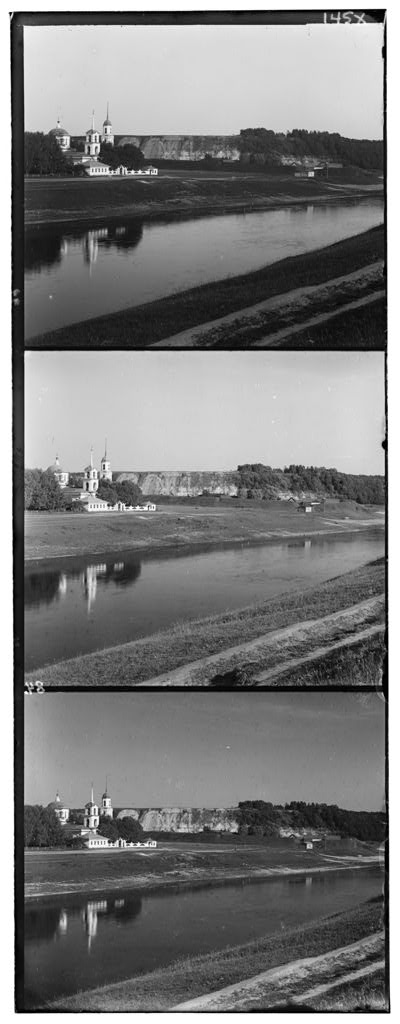
%> input picture images/00125v.jpg, 400 x 1024 px
$ octave demo.m   (GNU Octave 9; MATLAB toolbox functions it lacks are replaced by stand-ins)
%> lines starting %> are read from the running program, lines starting %| are printed output that depends on the picture
### registraImagen.m
function vector_despl=registraImagen(IB,IR,varargin)
% REGISTRAIMAGEN Calcula el vector de desplazamiento entre 2 imágenes.
%   vector_despl=registraImagen(IB,IR,VI) Calcula el vector de
%   desplazamiento entre una imagen tomada como base, IB, y una imagen 'a
%   registrar' IR, usado una ventana inicial de tamaño 2xVI. VI puede ser
%   un valor entero, en cuyo caso la ventana inicial será cuadrada, o un
%   vector que defina una ventana por alto y ancho.
%
%   Antonio J. Moya Díaz
%   5 de Junio de 2013
%   Laboratorio Multimedia, Universidad de Granada


    % Control de parámetros de entrada y ventana inicial
    if isempty(varargin)
        error('Error: No se ha especificado tamaño de ventana inicial');
    % [4 lines of commented-out code are left out]

    elseif size(varargin,1)==1
        % Ventana cuadrada
        dy=varargin{1};
        dx=dy;
    elseif size(varargin,1)==2
        % Ventana rectangular
        dy=varargin{1};
        dx=varargin{2};
    end


    % Niveles de profundidad de la pirámide
    nivel=[4 2 1];
    n_niveles=length(nivel);


    for i=1:1:n_niveles

        % Ventana del nivel. Imponemos un tamaño mínimo de 10.
        venty=max(10,2*abs(dy));
        ventx=max(10,2*abs(dx));

        % Redimensionado de las imágenes dependiente del nivel.
        Bn=imresize(IB,1/nivel(i));
        Rn=imresize(IR,1/nivel(i));

        % Centro de la imagen redimensionada
        cy=floor(size(Bn,1)/2);
        cx=floor(size(Bn,2)/2);

        % Recorte. Conviene que A sea mayor que temp, por eso el x2. Notar
        % que el recorte final es 2 veces el tamaño de la variable definida
        % como 'ventana'.
        temp=Rn(cy-venty:cy+venty,cx-ventx:cx+ventx);
        A=Bn(cy-2*venty:cy+2*venty,cx-2*ventx:cx+2*ventx);


        % Correlación normalizada.
        %   La correlación será una imagen de tamaño size(temp)+size(A).
        %   Vamos a calcular el vector de desplazamiento como la diferencia
        %   entre el máximo obtenido y el centro de la imagen de
        %   correlación. Esto supone un par de problemas o limitaciones:
        %   a) Conviente que la imagen de correlación sea impar en sus 2
        %       dimensiones para poder determinar un centro de forma
        %       unívoca. Esto se consigue cuando las imágenes de entrada,
        %       sus dimensiones tienen la misma paridad dos a dos.
        %   b) Esta dimensión de la correlación podría darnos
        %       desplazamientos mayores de los que, sobre el papel (que no
        %       numéricamente) limitaría el tamaño de nuestra ventana. Es
        %       por ello que si no controlamos ese defecto podemos tener
        %       errores en el cálculo. Así pues acotamos la correlación a
        %       un tamaño que permita como máximo, el máximo desplazamiento
        %       que admite la ventana.
        correlacion=normxcorr2(temp,A);

        % Centro de la correlación
        ky=round(size(correlacion,1)/2);
        kx=round(size(correlacion,2)/2);

        % NCC de Normalized CrossCorrelation será la variable que contendrá
        % nuestra correlación ya acotada.
        ncc=zeros(size(correlacion));
        % Acotamos
        ncc(ky-venty:ky+venty,kx-ventx:kx+ventx)=correlacion(ky-venty:ky+venty,kx-ventx:kx+ventx);


        % Extracción del máximo de la correlación
        [mx,posmx]=max(ncc);
        [~,i2]=max(mx);
        % mx será el máximo de cada fila, por tanto el máximo de éste será
        % el máximo de toda la matriz. Por tanto la posición posmax del
        % máximo de cada fila, será la fila donde esté ese máximo, es decir
        % su valor Y. La posición del máximo de mx en el vector mx será el
        % valor de la columna.
        % Resumiento, el máximo estará localizado en la
        % posición [posmax(i2), i2]

        % Extracción del centro de la correlación
        offsety=round(size(ncc,1)/2);
        offsetx=round(size(ncc,2)/2);

        % Vector de desplazamiento [dy dx]
        dy=posmx(i2)-offsety;
        dx=i2-offsetx;

    end

    % Vector de desplazamiento final
    vector_despl=[dy dx];


end

### recortarBordes.m
function [corteY,corteX]=recortarBordes(Iin)
% RECORTARBORDES Calcula los índices para el recorte de los bordes negros
% de una imagen.
%    [corteY,corteX]=recortarBordes(Iin) toma la imagen Iin y le calcula,
%    de forma eficiente, los índices para el recorte de sus bordes tanto en
%    el eje y, corteY, como en el eje x, corteX
%
%   Antonio J. Moya Díaz
%   4 de Junio de 2013
%   Laboratorio Multimedia, Universidad de Granada


% La idea general será usar histogramas laterales (es decir, suma de los
% valores de filas y columnas) para detectar dónde están los bordes. Con el
% fin de hacer el proceso eficiente, además de redimensionar la imagen,
% tomaremos solo un trozo de ésta. Dicho trozo debe ser lo suficientemente
% grande como para que el histograma sea significativo, por lo que vamos a
% tener hacer una diferencia en las dimensiones de ese recorte.
%   Veamos mejor con un ejemplo. Supongamos que quiero hacer un corte
%   vertical, por lo que calcularé su histograma vertical. Dicho histograma
%   debería coger una porción cercana al borde, para los elementos de la
%   imagen nos afecten lo mínimo al histograma. En cambio, en la dirección
%   horizontal debemos coger un conjunto significativo para el histograma.
% Por ello diferenciamos estas dos dimensiones como se ve más adelante en
% este código.


    % Redimensionamos la imagen de entrada a un cuarto de su tamaño.
    I=imresize(Iin,1/4);

    % Factor de corrección. Los índices calculados serán 1/4 de los índices
    % reales, no obstante se usa un factor mayor que 4 ya que el cálculo de
    % los bordes es una medida, en gran medida, aproximada y será mejor
    % cortar un poco más si queremos olvidarnos de esos bordes molestos.
    cc=5.5;

    % Vectores que contendran los índices de salida.
    corteY=[1 1];
    corteX=[1 1];

    % Creamos los valores para las ventanas
    [f,c]=size(I(:,:,1));

    % Ventana de corte en eje X
    ventX0=round(c/4);
    ventXf=round(c*3/4);

    % Ventana de corte en eje Y
    ventY0=round(f/4);
    ventYf=round(f*3/4);

    % Margen para el histograma
    corte_f=round(f*0.05);
    corte_c=round(c*0.05);

    % Ventanas de recorte
    v_arriba    =1-I(1:corte_f,ventX0:ventXf,:);
    v_abajo     =1-I(end-corte_f:end,ventX0:ventXf,:);
    v_derecha   =1-I(ventY0:ventYf,end-corte_c:end,:);
    v_izquierda =1-I(ventY0:ventYf,1:corte_c,:);


    for i=1:1:3 % Iteramos una vez por banda de color

        % Histogramas
        h_arriba    =sum(v_arriba(:,:,i)');
        h_abajo     =sum(v_abajo(:,:,i)');
        h_derecha   =sum(v_derecha(:,:,i));
        h_izquierda =sum(v_izquierda(:,:,i));

        % Umbrales / Los definimos para ver qué valores del histograma
        % consideraremos como nuestros índices de corte
        umbral_h=(3/4)*max(max(h_derecha),max(h_izquierda));
        umbral_v=(3/4)*max(max(h_abajo),max(h_arriba));

        % Candidatos a corte, en orden [arriba abajo izquierda derecha]
        cortes=[0 0 0 0];

        % Buscamos los índices que superan el umbral
        ind=find(h_arriba>umbral_v);
        if ~isempty(ind)
            % Si hemos encontrado valores por encima del umbral, los
            % asignamos.
            cortes(1)=ind(end);
        end

        % Los siguientes son iguales
        ind=find(h_abajo>umbral_v);
        if ~isempty(ind)
            cortes(2)=length(h_abajo)-ind(1);
        end

        ind=find(h_izquierda>umbral_h);
        if ~isempty(ind)
            cortes(3)=ind(end);
        end

        ind=find(h_derecha>umbral_h);
        if ~isempty(ind)
            cortes(4)=length(h_derecha)-ind(1);
        end

% Notar que en cada caso buscamos un índice que, en realidad, lo que
% marcará será la separación de éste con el borde 'fisico' de la imagen,
% por tanto en los histogramas arriba e izquierda nos bastaré con tomar el
% índice sin más. Sin embargo en los histogramas derecha y abajo, deberemos
% tener en cuenta que find nos devolverá la posición dentro de la ventana,
% pero nosostros queremos en realidad su separación con el límite, por lo
% que hay que invertirlos.

        % En cada iteración nos quedaremos con los valores más grandes.
        corteY(1)=max(corteY(1),cortes(1));
        corteY(2)=max(corteY(2),cortes(2));
        corteX(1)=max(corteX(1),cortes(3));
        corteX(2)=max(corteX(2),cortes(4));

    end

    % Finalmente preparamos la salida multiplicando por el factor de
    % corrección que definimos al principio.
    corteY=ceil(cc.*corteY);
    corteX=ceil(cc.*corteX);


end

### demo.m
%% Copyright 2013 Antonio Moya (ajmoyad@gmail.com)
%
% This program is free software: you can redistribute it and/or modify
% it under the terms of the GNU General Public License as published by
% the Free Software Foundation, either version 2 of the License, or
% (at your option) any later version.
%
% This program is distributed in the hope that it will be useful,
% but WITHOUT ANY WARRANTY; without even the implied warranty of
% MERCHANTABILITY or FITNESS FOR A PARTICULAR PURPOSE. See the
% GNU General Public License for more details.
%
% You should have received a copy of the GNU General Public License
% along with this program. If not, see <http://www.gnu.org/licenses/>.


%% PROYECTO: COLOREANDO IMÁGENES DEL IMPERIO RUSO
%
%   Script de demostración y generación de estadísticas del proyecto de
%   registrado de imágenes de la asignatura Laboratorio Multimedia.
%
%   Antonio J. Moya Díaz
%   5 de Junio de 2013


%% INFO
% Este fichero está organizado en 3 celdas de ejecución.
%   - La primera de ellas carga los nombres de las imágenes en una variable.
% Es importante para la correcta ejecución que el directorio sea el que se
% indica.
%   - La segunda celda es para la ejecución de 1 única imagen y así poder
% observar su resultado. Debe seleccionar la imagen a procesar.
%   - La tercera celda automatiza una batería de operaciones con el fin de
% evaluar los tiempos de ejecución. Se ha pensado para tratar las imágenes
% pequeñas y las imágenes por separado. Se puede activar o desactivar la
% ecualización, así como seleccionar el número de iteraciones. AVISO, con
% imagenes grandes y muchas iteraciones, la ejecución tardará varios
% minutos.

%% Preliminar

% Limpiamos el workspace y las posibles ventanas abiertas
clear, close all, clc

% Añadimos la ruta donde se encuentran las funciones
addpath('./src');

% Lista de ficheros de imagen, para sencillez en la carga posterior.
f=cell(1,16);

f{1}='images/00125v.jpg';
f{2}='images/00149v.jpg';
f{3}='images/00153v.jpg';
f{4}='images/00154v.jpg';
f{5}='images/00163v.jpg';
f{6}='images/00270v.jpg';
f{7}='images/00398v.jpg';
f{8}='images/00564v.jpg';
f{9}='images/01167v.jpg';
f{10}='images/31421v.jpg';
f{11}='images/00458u.tif';
f{12}='images/00911u.tif';
f{13}='images/01043u.tif';
f{14}='images/01047u.tif';
f{15}='images/01657u.tif';
f{16}='images/01861a.tif';


%% Ejecución singular

% SELECCIONE una imagen de entre la lista anterior
imagen=1;
% ------------------------------------------------


% Selección automática de la ventana
if imagen<11
    vent_ini=8; % Ventana para imagenes pequeñas
else
    vent_ini=20; % Ventana para imagenes grandes
end

% Cargamos la imagen seleccionada
I=imread(f{imagen});
%> I is the input picture: size 1024x400 uint8; min 0, max 255, mean 124.2
I=im2double(I);
%> I: size 1024x400 double

% Seccionado de la imagen en sus tres canales
h=floor(size(I,1)/3);
%> h = 341
B=I(1:h,:);
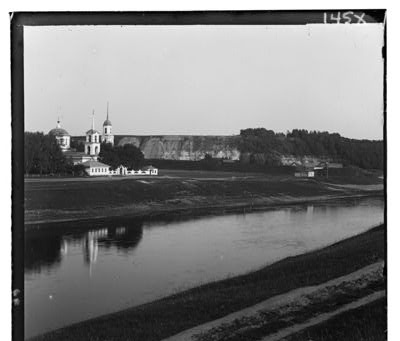
%> B: size 341x400 double; min 0, max 1, mean 0.494
G=I(h+1:h*2,:);
R=I(h*2+1:h*3,:);

% Limpiamos de memoria las variables que no vamos a usar.
clear I h

% Cálculo de los desplazamientos
desp_Rojo=registraImagen(G,R,vent_ini);
%> in registraImagen, `dy=varargin{1};`: dy = 8
%> the loop in registraImagen, `for i=1:1:n_niveles` made 3 passes
%> (venty, ventx, i2, dy, dx) on passes 1 to 3: (16, 16, 49, 1, 0), (10, 10, 31, 2, 0), (10, 10, 30, 4, -1)
%> in registraImagen, `vector_despl=[dy dx];`: vector_despl = [4 -1]
%> desp_Rojo = [4 -1]
desp_Azul=registraImagen(G,B,vent_ini);
%> in registraImagen (call 2), `dy=varargin{1};`: dy = 8
%> the loop in registraImagen (call 2), `for i=1:1:n_niveles` made 3 passes
%> (venty, ventx, i2, dy, dx) on passes 1 to 3: (16, 16, 48, -1, -1), (10, 10, 30, -3, -1), (10, 10, 29, -5, -2)
%> after the loop in registraImagen (call 2), `for i=1:1:n_niveles`:
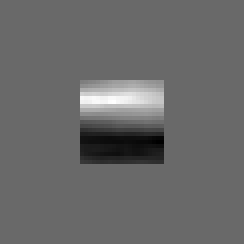
%> ncc: size 61x61 double (shown 4 times larger); min -0.569, max 0.806, mean 0.00132; drawn with min black and max white
%> in registraImagen (call 2), `vector_despl=[dy dx];`: vector_despl = [-5 -2]
%> desp_Azul = [-5 -2]

% Reserva de espacio
Ifinal=ones(size(R,1),size(R,2),3);
Rr=zeros(size(R,1),size(R,2));
Br=zeros(size(B,1),size(B,2));

% Montado del canal Rojo
dy=desp_Rojo(1);
%> dy = 4
dx=desp_Rojo(2);
%> dx = -1
Rr(max(1,1+dy):min(end,end+dy),max(1,1+dx):min(end,end+dx))=R(max(1,1-dy):min(end,end-dy),max(1,1-dx):min(end,end-dx));
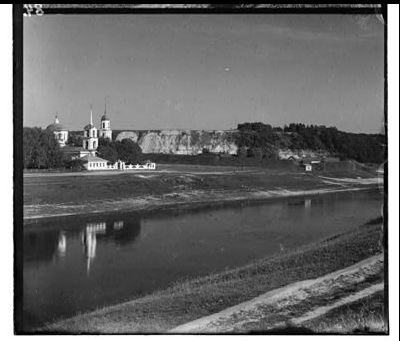
%> Rr: size 341x400 double; min 0, max 1, mean 0.405

% Montado del canal azul
dy=desp_Azul(1);
%> dy = -5
dx=desp_Azul(2);
%> dx = -2
Br(max(1,1+dy):min(end,end+dy),max(1,1+dx):min(end,end+dx))=B(max(1,1-dy):min(end,end-dy),max(1,1-dx):min(end,end-dx));

% Montado de la imagen final
Ifinal(:,:,1)=Rr;
Ifinal(:,:,2)=G;
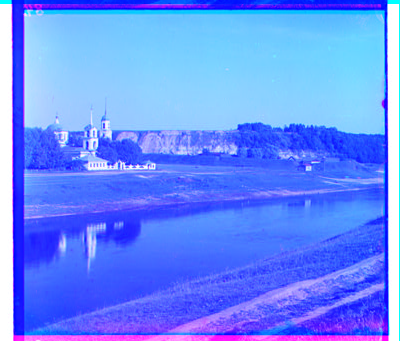
%> Ifinal: size 341x400x3 double; mean R, G, B 0.405, 0.546, 1
Ifinal(:,:,3)=Br;

% Recorte de los bordes
[corteY,corteX]=recortarBordes(Ifinal);
%> in recortarBordes, `I=imresize(Iin,1/4);`:
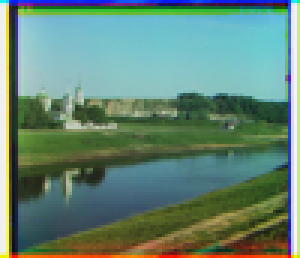
%> I: size 86x100x3 double (shown 3 times larger); mean R, G, B 0.406, 0.546, 0.475; drawn with min black and max white
%> in recortarBordes, `[f,c]=size(I(:,:,1));`: f = 86; c = 100
%> in recortarBordes, `ventX0=round(c/4);`: ventX0 = 25
%> in recortarBordes, `ventXf=round(c*3/4);`: ventXf = 75
%> in recortarBordes, `ventY0=round(f/4);`: ventY0 = 22
%> in recortarBordes, `ventYf=round(f*3/4);`: ventYf = 65
%> in recortarBordes, `corte_f=round(f*0.05);`: corte_f = 4
%> in recortarBordes, `corte_c=round(c*0.05);`: corte_c = 5
%> the loop in recortarBordes, `for i=1:1:3` made 3 passes
%> (h_arriba, h_abajo, h_derecha, h_izquierda, umbral_h, umbral_v) on passes 1 to 3: ([49.5 35.57 48.26 41.12], [26.97 25.3 33.36 24.48 -1.72], [29.74 30.34 36.69 4.09 -1.37 8.67], [-0.00413 -0.0787 -0.363 29.88 40.93], 30.7, 37.13), ([41.37 47.42 29.97 10.42], [33.41 33.78 34.72 35.02 34.75], [22.12 22.66 32.81 4.55 -0.557 -0.00284], [-0.00202 -0.296 1.57 33.47 37.29], 27.97, 35.57), ([-1.41 28.72 45.88 41.47], [42.98 42.96 42.65 44.84 51.2], [25 35.3 11.12 -1.14 -1.32 20.16], [-0.0728 -0.829 27.35 38.85 38.33], 29.14, 38.4)
%> after the loop in recortarBordes, `for i=1:1:3`: corteX = [5 4]; corteY = [4 4]; cortes = [4 4 5 4]
%> in recortarBordes, `corteY=ceil(cc.*corteY);`: corteY = [22 22]
%> in recortarBordes, `corteX=ceil(cc.*corteX);`: corteX = [28 22]
%> corteY = [22 22]; corteX = [28 22]
Irecortada=Ifinal(corteY(1):end-corteY(2),corteX(1):end-corteX(2),:);

% Ecualización
Irecortada=imadjust(Irecortada,stretchlim(Irecortada),[]);
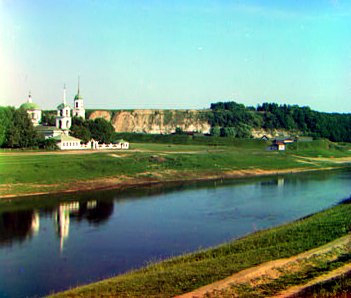
%> Irecortada: size 298x351x3 double; mean R, G, B 0.453, 0.57, 0.498

% Muestra la imagen
figure(31),imshow(Irecortada)


%% Estadísticas de tiempos por grupo de imágenes

% SELECCIONE los siguientes parámetros
seleccion=0; % 0=>imágenes pequeñas, 1=>imágenes grandes
ecualizacion=1; % 0=> desactivada, 1=> activada
iteraciones=20; % Número de iteraciones
% -------------------------------------


% Seleccionaos los parámetros correctos para cada simulación.
%   n: es el numero  de imágenes de cada conjunto
%   vent_ini: es el tamaño de ventana inicial
%   offset: ya que en la variabla f listamos las imágenes de manera
%           ordenada, offset es para ajustar ese índice a fin de escoger
%           las imágenes y calcular las medias de los tiempos de ejecución
%           correctamente.
if seleccion==0
    n=10;
    vent_ini=8;
    offset=1;
elseif seleccion==1
    n=6;
    vent_ini=20;
    offset=11;
else
    error('No ha seleccionado un grupo de imagen correcto')
end


% Tiempos de ejecución por canal y proceso, e imagen
tiempo_rojo=zeros(iteraciones,n);
tiempo_azul=zeros(iteraciones,n);
tiempo_corte=zeros(iteraciones,n);
tiempo_ecu=zeros(iteraciones,n);
tiempo_total=zeros(iteraciones,n);

for j=1:1:iteraciones

    for i=offset:1:offset+n-1;

        total=tic;

        % Cargamos la imagen
        I=imread(f{i});
        I=im2double(I);

        % Seccionado de la imagen en sus tres canales
        h=floor(size(I,1)/3);
        B=I(1:h,:);
        G=I(h+1:h*2,:);
        R=I(h*2+1:h*3,:);

        clear I h

        % Registro canal rojo
        red=tic;
            desp_Rojo=registraImagen(G,R,vent_ini);
        tiempo_rojo(j,i-offset+1)=toc(red);

        % Registro canal azul
        blue=tic;
            desp_Azul=registraImagen(G,B,vent_ini);
%> in registraImagen (call 4), `dy=varargin{1};`: dy = 8
%> the loop in registraImagen (call 4), `for i=1:1:n_niveles` made 3 passes
%> pass 3, in registraImagen (call 4), `temp=Rn(cy-venty:cy+venty,cx-ventx:cx+ventx);`:
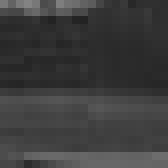
%> temp: size 21x21 double (shown 8 times larger); min 0.137, max 0.514, mean 0.238
%> in registraImagen (call 4), `vector_despl=[dy dx];`: vector_despl = [-5 -2]
        tiempo_azul(j,i-offset+1)=toc(blue);

        % Montado de la imagen final
        Ifinal=ones(size(R,1),size(R,2),3);
        Rr=zeros(size(R,1),size(R,2));
        Br=zeros(size(B,1),size(B,2));

        dy=desp_Rojo(1);
%> dy = 4
        dx=desp_Rojo(2);
%> dx = -1
        Rr(max(1,1+dy):min(end,end+dy),max(1,1+dx):min(end,end+dx))=R(max(1,1-dy):min(end,end-dy),max(1,1-dx):min(end,end-dx));

        dy=desp_Azul(1);
%> dy = -5
        dx=desp_Azul(2);
%> dx = -2
        Br(max(1,1+dy):min(end,end+dy),max(1,1+dx):min(end,end+dx))=B(max(1,1-dy):min(end,end-dy),max(1,1-dx):min(end,end-dx));

        Ifinal(:,:,1)=Rr;
        Ifinal(:,:,2)=G;
        Ifinal(:,:,3)=Br;

        % Recorte de los bordes
        cut=tic;
            [corteY,corteX]=recortarBordes(Ifinal);
%> the loop in recortarBordes (call 2), `for i=1:1:3` made 3 passes
%> (the run ends here)
